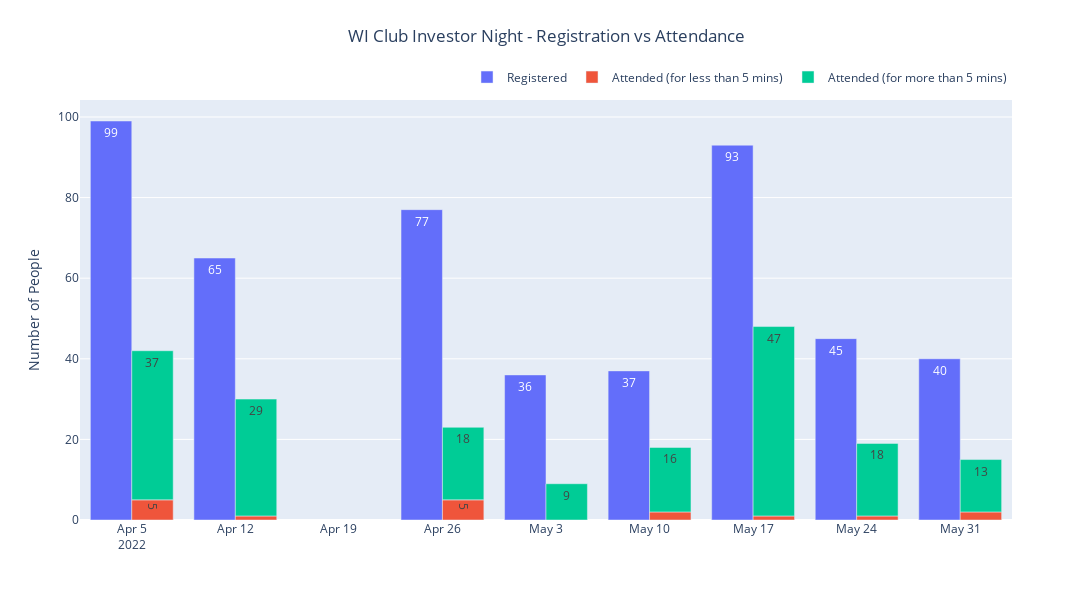

Notebook cell for this chart:
### Code cell
# Registration vs Attendance Barchart Overall
barchart = go.Figure(data=[
    go.Bar(
        name='Registered', 
        x=reg_att_data['Event Date'], 
        y=reg_att_data['Registered'],
        text=reg_att_data['Registered'],
        offsetgroup=0,
#         marker_color='rgb(54, 28, 84)'
    ),
    
    go.Bar(
        name='Attended (for less than 5 mins)', 
        x=reg_att_data['Event Date'], 
        y=reg_att_data['Attended (for less than 5 mins)'],
        text=reg_att_data['Attended (for less than 5 mins)'],
        offsetgroup=1,
#         marker_color='rgb(213, 189, 147)'
    ),
    
    go.Bar(
        name='Attended (for more than 5 mins)', 
        x=reg_att_data['Event Date'], 
        y=reg_att_data['Attended (for more than 5 mins)'],
        text=reg_att_data['Attended (for more than 5 mins)'],
        offsetgroup=1,
        base=reg_att_data['Attended (for less than 5 mins)'],
#         marker_color='rgb(118, 92, 46)'
    )
])

# Change the bar mode
barchart.update_layout(
        title="WI Club Investor Night - Registration vs Attendance",
        title_x=0.5,
        title_y=0.95,
        yaxis_title="Number of People",
        width=1100,
        height=600,
        legend=dict(orientation="h",
        yanchor="bottom",
        y=1.02,
        xanchor="right",
        x=1,
        bgcolor='rgba(255, 255, 255, 0)', # transparent legend background
        bordercolor='rgba(255, 255, 255, 0)' # transparent legend borders
    )
    )
barchart.show()

### Figure 1 — Plotly figure (JSON) as saved in the notebook; plotly's stock layout.template omitted (floating-point values rounded to 4 significant figures)
{"data": [{"name": "Registered", "offsetgroup": "0", "text": [99, 65, 77, 36, 37, 93, 45, 40], "type": "bar", "x": ["2022-04-05T00:00:00", "2022-04-12T00:00:00", "2022-04-26T00:00:00", "2022-05-03T00:00:00", "2022-05-10T00:00:00", "2022-05-17T00:00:00", "2022-05-24T00:00:00", "2022-05-31T00:00:00"], "y": [99, 65, 77, 36, 37, 93, 45, 40]}, {"name": "Attended (for less than 5 mins)", "offsetgroup": "1", "text": [5, 1, 5, 0, 2, 1, 1, 2], "type": "bar", "x": ["2022-04-05T00:00:00", "2022-04-12T00:00:00", "2022-04-26T00:00:00", "2022-05-03T00:00:00", "2022-05-10T00:00:00", "2022-05-17T00:00:00", "2022-05-24T00:00:00", "2022-05-31T00:00:00"], "y": [5, 1, 5, 0, 2, 1, 1, 2]}, {"base": [5, 1, 5, 0, 2, 1, 1, 2], "name": "Attended (for more than 5 mins)", "offsetgroup": "1", "text": [37, 29, 18, 9, 16, 47, 18, 13], "type": "bar", "x": ["2022-04-05T00:00:00", "2022-04-12T00:00:00", "2022-04-26T00:00:00", "2022-05-03T00:00:00", "2022-05-10T00:00:00", "2022-05-17T00:00:00", "2022-05-24T00:00:00", "2022-05-31T00:00:00"], "y": [37, 29, 18, 9, 16, 47, 18, 13]}], "layout": {"height": 600, "legend": {"bgcolor": "rgba(255, 255, 255, 0)", "bordercolor": "rgba(255, 255, 255, 0)", "orientation": "h", "x": 1, "xanchor": "right", "y": 1.02, "yanchor": "bottom"}, "title": {"text": "WI Club Investor Night - Registration vs Attendance", "x": 0.5, "y": 0.95}, "width": 1100, "yaxis": {"title": {"text": "Number of People"}}}}
